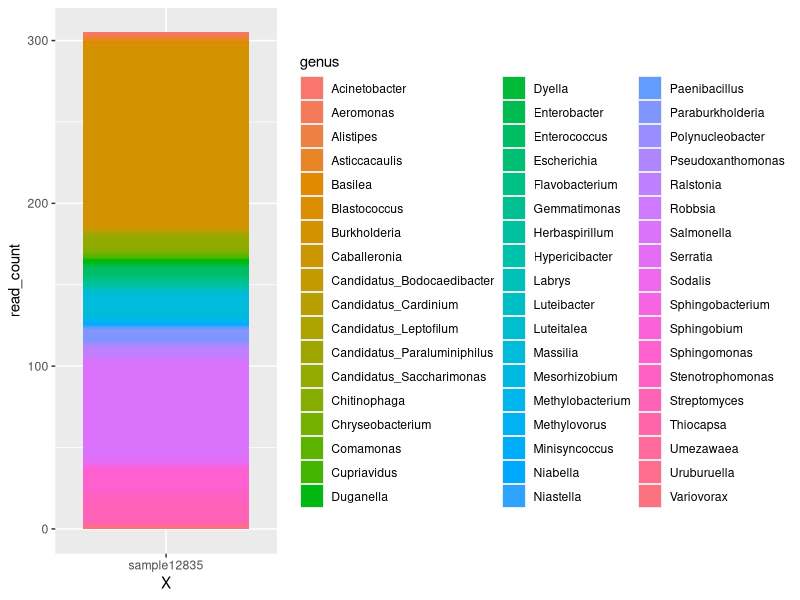

Here is the R script that generated this plot:
# R steps and commands to create stacked (total count)
data <- read.csv("./genus_transpose.csv")
library(tidyverse)


#1. Select sample to test

test <- data[1,]

#2. Select non-zero
non_zero <- test %>% 
  select(where(~any(.x > 0)))

#3. convert to long format 

test_long <- non_zero %>% 
  pivot_longer(!X, names_to = "genus", values_to = "read_count")

# Generate plot yo

ggplot(test_long, aes(x=X, y=read_count, fill = genus)) +
  geom_bar(stat = "identity", position = "stack")